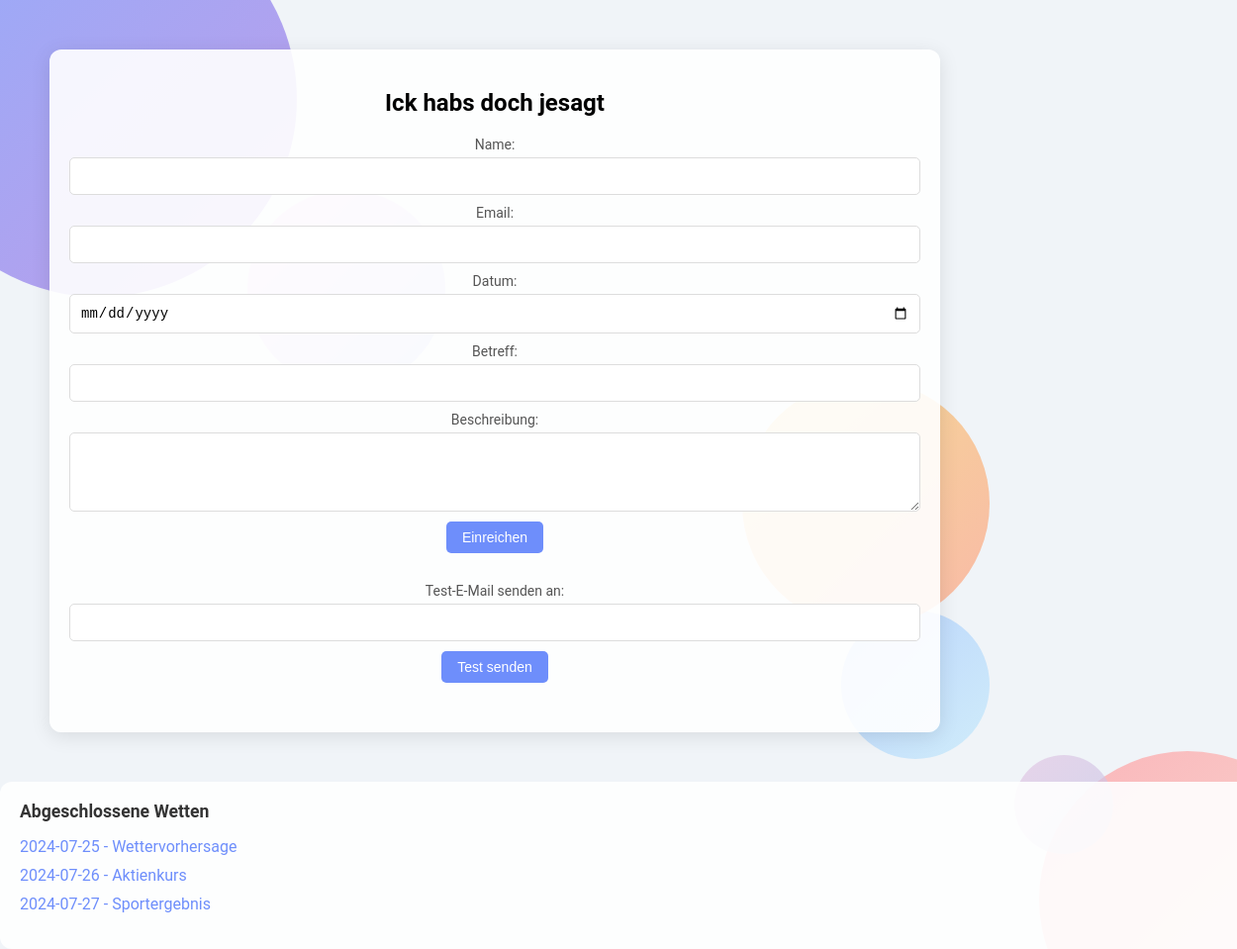
Before: / with the older database file.
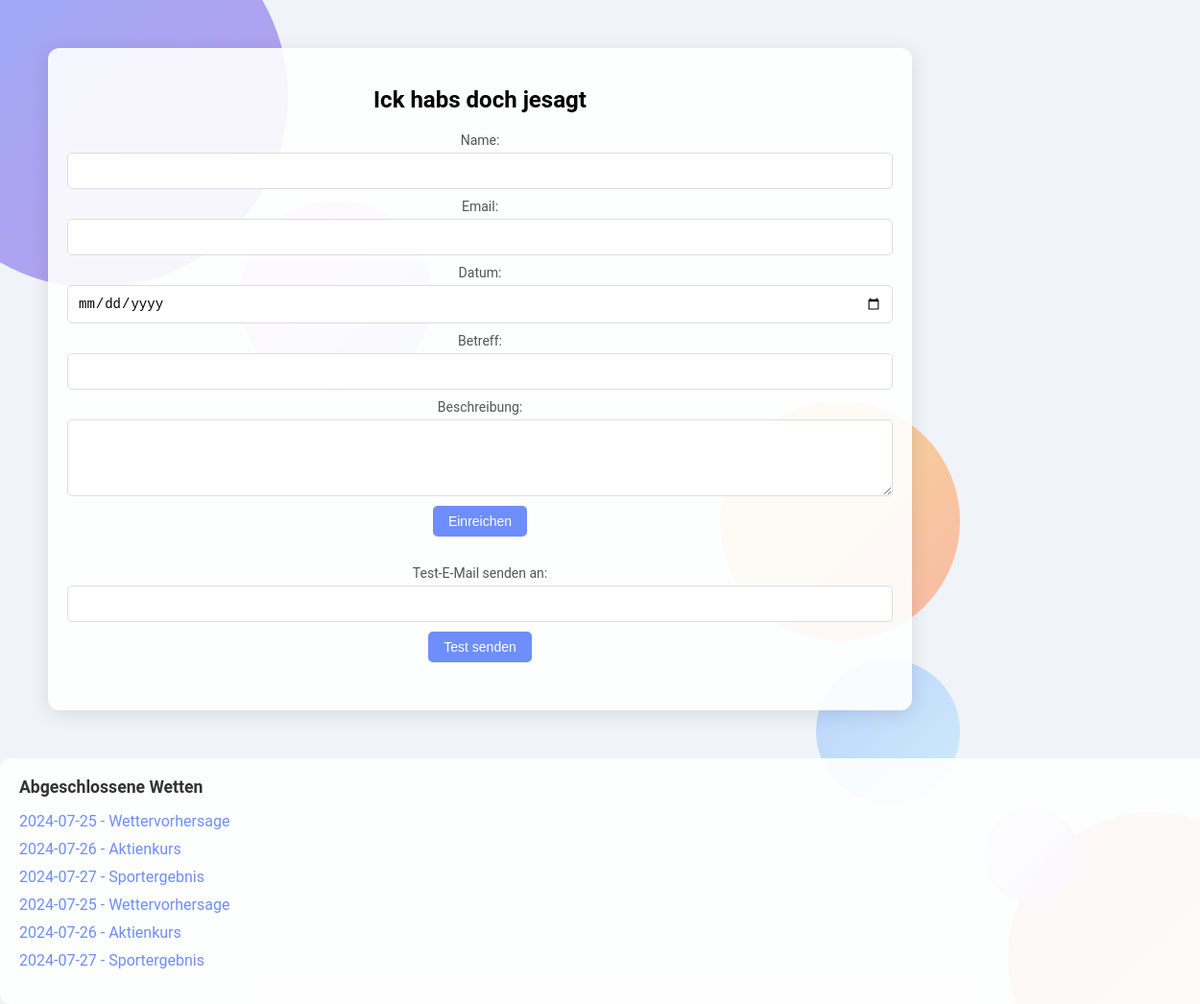
After: the same page with the newer database file.
### tables this page shows
CREATE TABLE bets
                     (id INTEGER PRIMARY KEY AUTOINCREMENT, name TEXT, email TEXT, date TEXT, subject TEXT, description TEXT);

### app.py (the view)
@app.route('/')
def index():
    bets = get_bets()  # Holt die Wetten aus der Datenbank
    return render_template('index.html', bets=bets)

### app.py (called while the page is built)
def get_bets():
    with sqlite3.connect('database.db') as conn:
        conn.row_factory = sqlite3.Row
        c = conn.cursor()
        c.execute('SELECT id, date, subject FROM bets')
        bets = c.fetchall()
    return bets

### templates/index.html (shortened to what this page needs)
<!DOCTYPE html>
<html lang="de">
<head>
    <link rel="stylesheet" href="{{ url_for('static', filename='styles.css') }}">
</head>
<body>
    <div class="background">
        <div class="shape"></div>
    </div>
    <div class="container">
        <div class="header-message">
            <h2>Ick habs doch jesagt</h2>
        </div>
        <form action="/submit" method="post">
            <label for="name">Name:</label>
            <input type="text" id="name" name="name" required>
            <label for="email">Email:</label>
            <input type="email" id="email" name="email" required>
            <label for="date">Datum:</label>
            <input type="date" id="date" name="date" required>
            <label for="subject">Betreff:</label>
            <input type="text" id="subject" name="subject" required>
            <label for="description">Beschreibung:</label>
            <textarea id="description" name="description" required></textarea>
            <input type="submit" value="Einreichen">
        </form>
        <form action="/test_email" method="post">
            <label for="test_email">Test-E-Mail senden an:</label>
            <input type="email" id="test_email" name="email" required>
            <input type="submit" value="Test senden">
        </form>
    </div>
    <div class="sidebar">
        <h3>Abgeschlossene Wetten</h3>
        <ul>
            {% for bet in bets %}
                <li><a href="#">{{ bet.date }} - {{ bet.subject }}</a></li>
            {% endfor %}
        </ul>
    </div>
</body>
</html>

### static/styles.css (style rules this page uses)
body { margin: 0; padding: 0; font-family: 'Roboto', sans-serif; background-color: #f0f4f8; overflow-y: scroll; }
.background { position: absolute; top: 0; left: 0; width: 100%; height: 100%; z-index: -1; overflow: hidden; }
.shape { position: absolute; border-radius: 50%; animation: float 6s ease-in-out infinite; opacity: 0.7; }
.shape:nth-child(4) { background: linear-gradient(135deg, #a1c4fd, #c2e9fb); bottom: 20%; right: 20%; width: 150px; height: 150px; }
.container { position: relative; width: 90%; max-width: 900px; padding: 20px; background-color: rgba(255, 255, 255, 0.9); box-shadow: 0 4px 20px rgba(0, 0, 0, 0.1); border-radius: 12px; box-sizing: border-box; margin: 50px; display: flex; flex-direction: column; align-items: center; }
form { display: flex; flex-direction: column; align-items: center; width: 100%; margin-bottom: 20px; }
label { display: block; font-size: 0.875rem; margin-bottom: 5px; color: #555; }
input, textarea { width: 100%; padding: 10px; margin-bottom: 10px; border: 1px solid #ddd; border-radius: 5px; font-size: 14px; box-sizing: border-box; transition: border-color 0.3s; }
textarea { resize: vertical; height: 80px; }
input[type="submit"] { width: auto; padding: 8px 16px; background-color: #6e8efb; color: white; border: none; border-radius: 5px; cursor: pointer; font-size: 14px; transition: background-color 0.3s, transform 0.3s; }
.sidebar { width: 100%; padding: 20px; background-color: rgba(255, 255, 255, 0.9); border-radius: 12px; margin-top: 20px; }
.sidebar h3 { margin: 0 0 10px; font-size: 1.1rem; color: #333; }
.sidebar ul { list-style: none; padding: 0; }
.sidebar ul li { margin-bottom: 10px; }
.sidebar ul li a { text-decoration: none; color: #6e8efb; transition: color 0.3s; }

Changed rows visible on the page:
added bets: date "2024-07-25", subject "Wettervorhersage"
added bets: date "2024-07-26", subject "Aktienkurs"
added bets: date "2024-07-27", subject "Sportergebnis"
